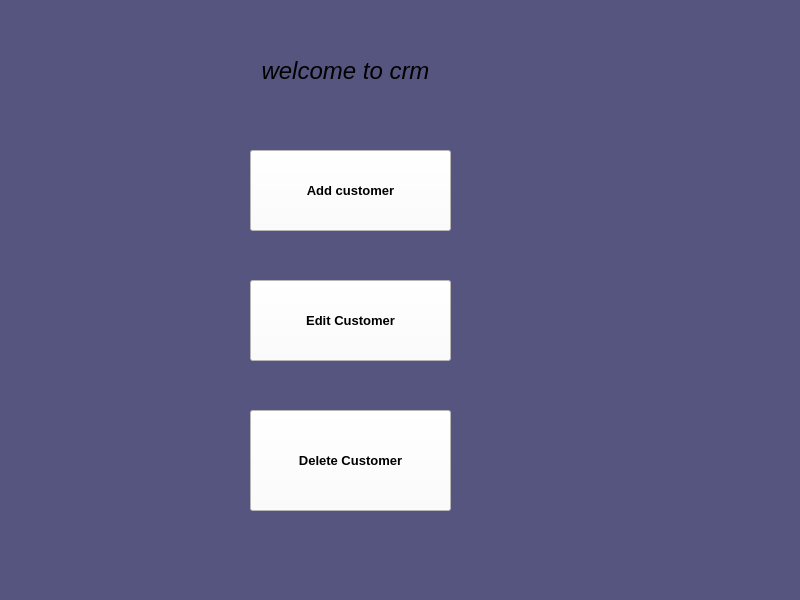
<?xml version="1.0" encoding="UTF-8"?>
<ui version="4.0">
 <class>MainWindow</class>
 <widget class="QMainWindow" name="MainWindow">
  <property name="geometry">
   <rect>
    <x>0</x>
    <y>0</y>
    <width>800</width>
    <height>600</height>
   </rect>
  </property>
  <property name="windowTitle">
   <string>MainWindow</string>
  </property>
  <property name="styleSheet">
   <string notr="true">background-color: rgb(85, 85, 127);
</string>
  </property>
  <widget class="QWidget" name="centralwidget">
   <widget class="QLabel" name="label">
    <property name="geometry">
     <rect>
      <x>230</x>
      <y>40</y>
      <width>231</width>
      <height>61</height>
     </rect>
    </property>
    <property name="font">
     <font>
      <pointsize>18</pointsize>
      <italic>true</italic>
      <bold>false</bold>
     </font>
    </property>
    <property name="text">
     <string>welcome to crm</string>
    </property>
    <property name="alignment">
     <set>Qt::AlignmentFlag::AlignCenter</set>
    </property>
   </widget>
   <widget class="QPushButton" name="addCustomerButton">
    <property name="geometry">
     <rect>
      <x>250</x>
      <y>150</y>
      <width>201</width>
      <height>81</height>
     </rect>
    </property>
    <property name="font">
     <font>
      <pointsize>10</pointsize>
      <bold>true</bold>
     </font>
    </property>
    <property name="styleSheet">
     <string notr="true">background-color: rgb(255, 255, 255);
color: rgb(0, 0, 0);</string>
    </property>
    <property name="text">
     <string>Add customer</string>
    </property>
   </widget>
   <widget class="QPushButton" name="editCustomerButton">
    <property name="geometry">
     <rect>
      <x>250</x>
      <y>280</y>
      <width>201</width>
      <height>81</height>
     </rect>
    </property>
    <property name="font">
     <font>
      <pointsize>10</pointsize>
      <bold>true</bold>
     </font>
    </property>
    <property name="styleSheet">
     <string notr="true">background-color: rgb(255, 255, 255);
color: rgb(0, 0, 0);</string>
    </property>
    <property name="text">
     <string>Edit Customer</string>
    </property>
   </widget>
   <widget class="QPushButton" name="viewCustomersButton">
    <property name="geometry">
     <rect>
      <x>250</x>
      <y>410</y>
      <width>201</width>
      <height>101</height>
     </rect>
    </property>
    <property name="font">
     <font>
      <pointsize>10</pointsize>
      <bold>true</bold>
     </font>
    </property>
    <property name="styleSheet">
     <string notr="true">background-color: rgb(255, 255, 255);
color: rgb(0, 0, 0);</string>
    </property>
    <property name="text">
     <string>Delete Customer</string>
    </property>
   </widget>
  </widget>
  <widget class="QMenuBar" name="menubar">
   <property name="geometry">
    <rect>
     <x>0</x>
     <y>0</y>
     <width>800</width>
     <height>25</height>
    </rect>
   </property>
  </widget>
  <widget class="QStatusBar" name="statusbar"/>
 </widget>
 <resources/>
 <connections/>
</ui>
